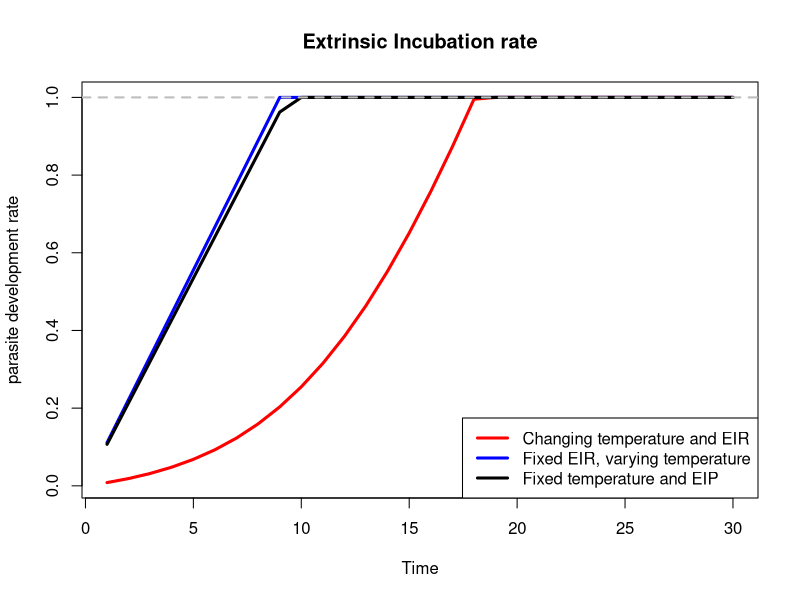

Recreate this plot in R.
## Zinhle August 2019
## EIP with fixed and changing temperature
## EIP function adapted from tsetse emergence function

rm(list=ls())

library(here)
library(readxl)

##parameters
params <- c(a = 5.3,
            b = -0.24,
            k = 0.16)

#temperature

 #my_data <- read_xlsx(paste("~/GitHub/arbovirusSA/R_Codes/Input_data/Temperature_Effect_on_Development.xlsx",sep="/"),
  #                    sheet = "DailyMean") 

temp <- 10:40 
#temp <- my_data$TempC


# Changing temperaure changing EIP ----------------------------------------

##rate function from tsetse emergence function
EIP_Fxn <- function(temprature,parms){
  with(as.list(parms),{
    (1+exp(a+b*temprature))/ k
  })
}

EIP <- EIP_Fxn(temp,params)
#plot(temp, EIP_Fxn)

## Cumulative EIP, Eip >= 1 inefctious
# Cum EIR is the parasite development rate 

Cum_EIR_Fxn <- function(temprature, parms){ 
  with(as.list(parms),{
    cum_eip_rate <- 1/EIP_Fxn(temprature, parms) #rate fucntion : 1/EIP
    diffinv(cum_eip_rate)
  })
}
Cum_EIR <- Cum_EIR_Fxn(temp, params) ## Cumulative EI rate

##initial conditions
## start of with one mosquito
#msqt doesn't neccesarily have to be 1 day old
## infcetivity =1 when mosquito is infected
msqt_init <- c(Age = 1, days_infec_bite = 0, infectivity = 0)
# *days_infec_bite* - days since infectious feed/bite

##function to update mosquito age, status and EIPO
update <- function(temprature, parms, eip, timestep, n){
  EIP_Cum_Calc <- eip #cum EIP
  Msqt_data <- data.frame()
  
  for(i in seq(2, n ,timestep)){
    time <- i - timestep #to make time start from 1
    Age <- msqt_init['Age'] + time  #update at each time step
    days_infec_bite <- msqt_init['days_infec_bite'] + time
    tmprt <- temprature[i]
    Cum_EI_rate <- EIP_Cum_Calc[i] #evaluates cum EIP at [i]
    Cum_EI_rate <- ifelse(Cum_EI_rate >= 1, 1, Cum_EI_rate) #ensure rate isn't >1
    infectivity <- ifelse(Cum_EI_rate < 1, 0, 1) #0 if not infected, 1 otherwise
    Msqt_data <- rbind(Msqt_data, data.frame(time, Age, tmprt, days_infec_bite, Cum_EI_rate, infectivity))
  }
  return(Msqt_data)
}

mosquito_dat_EIP_Temp <- as.data.frame(update(temprature = temp, parms = params , eip = Cum_EIR , timestep = 1, n = length(temp) ))
head(mosquito_dat_EIP_Temp)

# Changing temperature fixed EIP ------------------------------------------

Fixed_EIP <- rep(x = 9, times = length(temp)) #days

Cum_Fixed_EIP_Fxn <- function(temprature, parms){
    with(as.list(parms),{
        cum_fixed_eip_rate <- 1/Fixed_EIP #rate fucntion : 1/EIP
        diffinv(cum_fixed_eip_rate)
    })
}

Cum_Fixed_EIR <- Cum_Fixed_EIP_Fxn(temp, params)

mosquito_dat_fixed_eip <- as.data.frame(update(temprature = temp, parms = params, eip = Cum_Fixed_EIR, timestep = 1, n = length(temp) ))
head(mosquito_dat_fixed_eip)


# fixed temp, fixed EIP ---------------------------------------------------

temp_fixed <- rep(x = 25, times = length(temp))

Fixed_EIP_Temp <- EIP <- EIP_Fxn(temp_fixed,params)

Cum_Fixed_EIR_Temp <- Cum_EIR_Fxn(temp_fixed, params)

mosquito_dat_fixed_eip_temp <- as.data.frame(update(temprature = temp_fixed, parms = params, eip = Cum_Fixed_EIR_Temp, timestep = 1, n = length(temp) ))
head(mosquito_dat_fixed_eip_temp)

## plot rate over temp 

plot(mosquito_dat_EIP_Temp$time, mosquito_dat_EIP_Temp$Cum_EI_rate, xlab = "Time", 
     ylab = "parasite development rate", main = "Extrinsic Incubation rate", 
     type =  "l", lwd = 3, col = "red")
 lines(mosquito_dat_EIP_Temp$time, mosquito_dat_fixed_eip$Cum_EI_rate, lwd = 3,
      col = "blue")
lines(mosquito_dat_EIP_Temp$time, mosquito_dat_fixed_eip_temp$Cum_EI_rate, lwd = 3,
      col = "black")
abline( h = 1, lwd = 2, lty = 2, col = "gray")
legend("bottomright", legend = c("Changing temperature and EIR","Fixed EIR, varying temperature",
                                 "Fixed temperature and EIP"), col = c("red","blue", "black"), lwd = 3)
